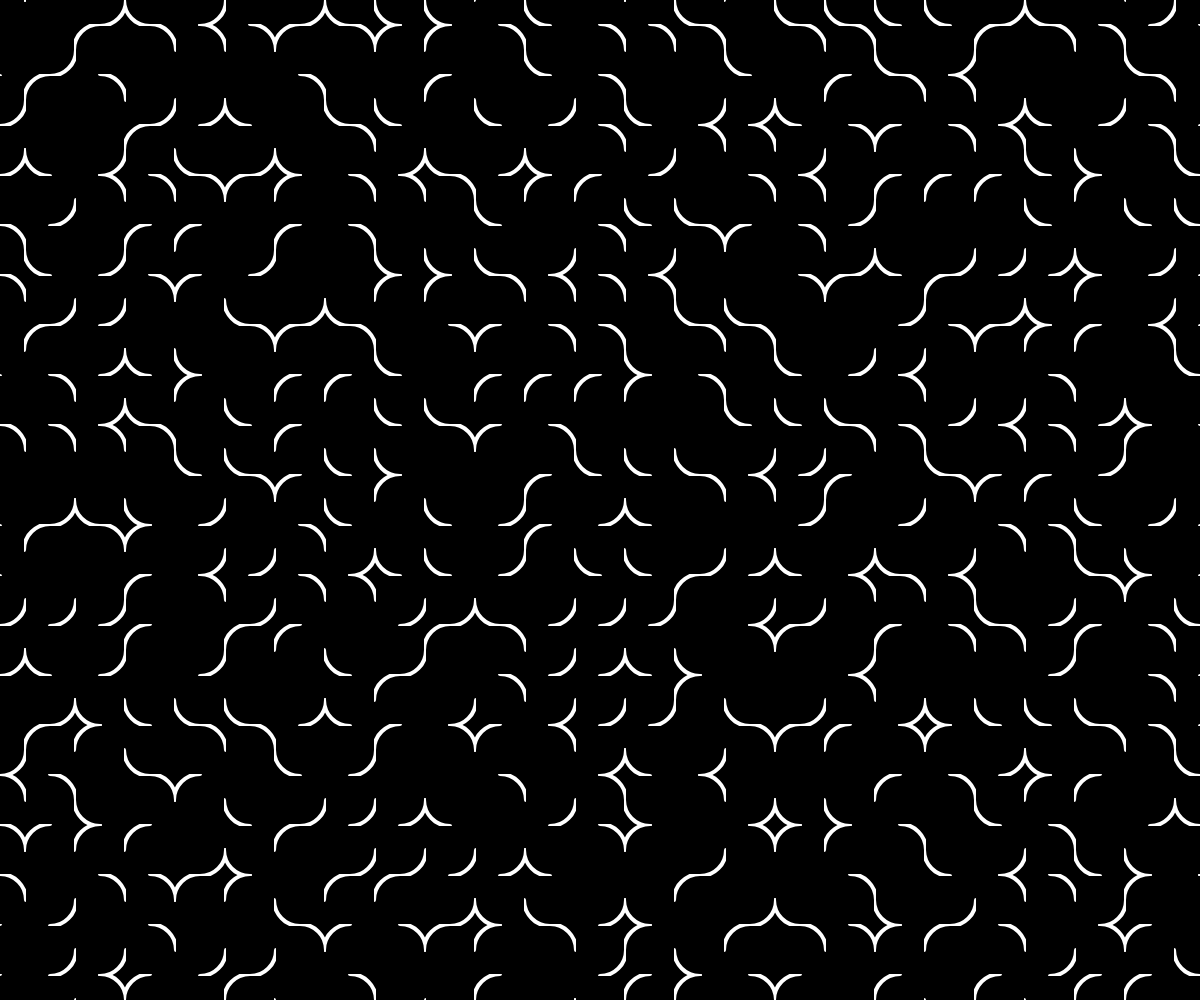
Frame 1 (no input)
Frame 60 (no input): identical to frame 1, image omitted
Frame 120 (the mouse pressed at the canvas centre since frame 60): identical to frame 1, image omitted

The p5.js sketch that drew this single still picture (run headless with seeded random() and noise() and a simulated clock; from frame 60 on, the mouse is pressed at the canvas centre):

// p5.js sketch
// ── sketch.js
var siz = 50;
var pg

var seed
function setup() {

    createCanvas(windowWidth, windowHeight);

    background(0);
    pixelDensity(1)
    seed = random(5000)

    pg = createGraphics(siz+2,siz+2)

    pg.noFill()
    pg.stroke(255)
    pg.strokeWeight(4)
    pg.strokeCap(ROUND)
    pg.arc( pg.width/2, pg.height/2, pg.width,  pg.height, 0, PI/2);

    imageMode(CENTER,CENTER)

}


function draw() {
    randomSeed(seed)
    background(0);
    stroke(255);
    //fill(0);
    noFill();

    for (var i = 0; i <= width; i += siz) {
        for (var j = 0; j <= height; j += siz) {
            push()
            translate(i,j)
            var angle = TWO_PI * (int(random(1,5))) / 4
            rotate(angle)
            image(pg,0,0)

            pop()
        }

    }
}

function mouseReleased(){
    seed = random(50000)

}

function windowResized() {

    resizeCanvas(windowWidth, windowHeight);

}
